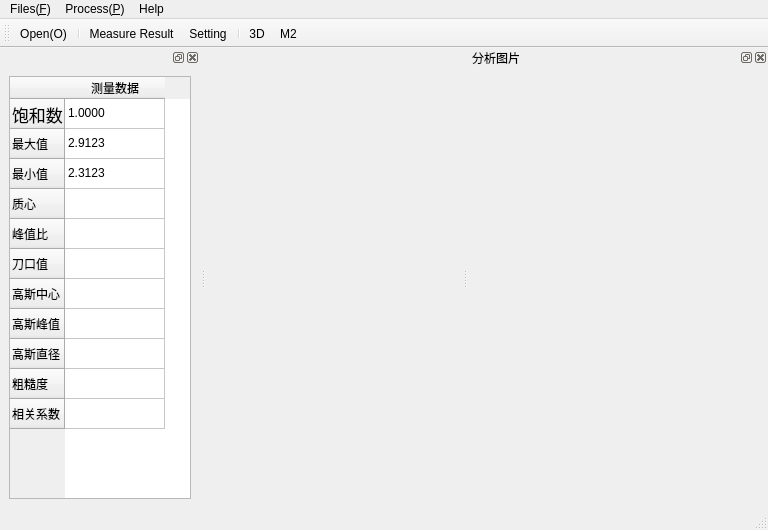
<?xml version="1.0" encoding="UTF-8"?>
<ui version="4.0">
 <class>MainWindow</class>
 <widget class="QMainWindow" name="MainWindow">
  <property name="geometry">
   <rect>
    <x>0</x>
    <y>0</y>
    <width>768</width>
    <height>530</height>
   </rect>
  </property>
  <property name="windowTitle">
   <string>光束质量检测 v0.0.1</string>
  </property>
  <widget class="QWidget" name="centralwidget"/>
  <widget class="QMenuBar" name="menubar">
   <property name="geometry">
    <rect>
     <x>0</x>
     <y>0</y>
     <width>768</width>
     <height>21</height>
    </rect>
   </property>
   <widget class="QMenu" name="menuFiles_F">
    <property name="title">
     <string>Files(&amp;F)</string>
    </property>
    <addaction name="actionOpen_O"/>
   </widget>
   <widget class="QMenu" name="menuProcess_P">
    <property name="title">
     <string>Process(&amp;P)</string>
    </property>
    <addaction name="actionMeasure_Result"/>
    <addaction name="actionSetting"/>
    <addaction name="separator"/>
    <addaction name="action3D"/>
    <addaction name="actionM2"/>
   </widget>
   <widget class="QMenu" name="menuHelp">
    <property name="title">
     <string>Help</string>
    </property>
    <addaction name="actionVersion"/>
   </widget>
   <addaction name="menuFiles_F"/>
   <addaction name="menuProcess_P"/>
   <addaction name="menuHelp"/>
  </widget>
  <widget class="QStatusBar" name="statusBar"/>
  <widget class="QToolBar" name="toolBar">
   <property name="windowTitle">
    <string>toolBar</string>
   </property>
   <attribute name="toolBarArea">
    <enum>TopToolBarArea</enum>
   </attribute>
   <attribute name="toolBarBreak">
    <bool>false</bool>
   </attribute>
   <addaction name="actionOpen_O"/>
   <addaction name="separator"/>
   <addaction name="actionMeasure_Result"/>
   <addaction name="actionSetting"/>
   <addaction name="separator"/>
   <addaction name="action3D"/>
   <addaction name="actionM2"/>
  </widget>
  <widget class="QDockWidget" name="measureDock">
   <property name="maximumSize">
    <size>
     <width>200</width>
     <height>524287</height>
    </size>
   </property>
   <property name="autoFillBackground">
    <bool>false</bool>
   </property>
   <property name="allowedAreas">
    <set>Qt::LeftDockWidgetArea</set>
   </property>
   <attribute name="dockWidgetArea">
    <number>1</number>
   </attribute>
   <widget class="QWidget" name="measureDwContents">
    <layout class="QGridLayout" name="gridLayout">
     <item row="0" column="1">
      <widget class="QTableWidget" name="tableWidget">
       <row>
        <property name="text">
         <string>饱和数</string>
        </property>
        <property name="font">
         <font>
          <pointsize>13</pointsize>
         </font>
        </property>
       </row>
       <row>
        <property name="text">
         <string>最大值</string>
        </property>
       </row>
       <row>
        <property name="text">
         <string>最小值</string>
        </property>
       </row>
       <row>
        <property name="text">
         <string>质心</string>
        </property>
       </row>
       <row>
        <property name="text">
         <string>峰值比</string>
        </property>
       </row>
       <row>
        <property name="text">
         <string>刀口值</string>
        </property>
       </row>
       <row>
        <property name="text">
         <string>高斯中心</string>
        </property>
       </row>
       <row>
        <property name="text">
         <string>高斯峰值</string>
        </property>
       </row>
       <row>
        <property name="text">
         <string>高斯直径</string>
        </property>
       </row>
       <row>
        <property name="text">
         <string>粗糙度</string>
        </property>
       </row>
       <row>
        <property name="text">
         <string>相关系数</string>
        </property>
       </row>
       <column>
        <property name="text">
         <string>测量数据</string>
        </property>
       </column>
       <item row="0" column="0">
        <property name="text">
         <string>1.0000</string>
        </property>
       </item>
       <item row="1" column="0">
        <property name="text">
         <string>2.9123</string>
        </property>
       </item>
       <item row="2" column="0">
        <property name="text">
         <string>2.3123</string>
        </property>
       </item>
       <item row="3" column="0">
        <property name="text">
         <string/>
        </property>
       </item>
       <item row="4" column="0">
        <property name="text">
         <string/>
        </property>
       </item>
       <item row="5" column="0">
        <property name="text">
         <string/>
        </property>
       </item>
      </widget>
     </item>
    </layout>
   </widget>
  </widget>
  <widget class="QDockWidget" name="imageDock">
   <property name="minimumSize">
    <size>
     <width>300</width>
     <height>300</height>
    </size>
   </property>
   <property name="floating">
    <bool>true</bool>
   </property>
   <property name="allowedAreas">
    <set>Qt::NoDockWidgetArea</set>
   </property>
   <property name="windowTitle">
    <string>分析图片</string>
   </property>
   <attribute name="dockWidgetArea">
    <number>2</number>
   </attribute>
   <widget class="QWidget" name="imageDockContents">
    <layout class="QGridLayout" name="gridLayout_2">
     <item row="0" column="0">
      <widget class="QLabel" name="imageLabel">
       <property name="styleSheet">
        <string notr="true"/>
       </property>
       <property name="text">
        <string/>
       </property>
      </widget>
     </item>
    </layout>
   </widget>
  </widget>
  <action name="actionOpen_O">
   <property name="icon">
    <iconset>
     <normaloff>:/icons/statics/006HJgYYgy1fsd4oltwwsg3096096t9z.gif</normaloff>:/icons/statics/006HJgYYgy1fsd4oltwwsg3096096t9z.gif</iconset>
   </property>
   <property name="text">
    <string>Open(&amp;O)</string>
   </property>
   <property name="statusTip">
    <string>打开文件</string>
   </property>
   <property name="shortcut">
    <string>Meta+O</string>
   </property>
  </action>
  <action name="actionVersion">
   <property name="text">
    <string>Version</string>
   </property>
   <property name="toolTip">
    <string>Version</string>
   </property>
  </action>
  <action name="actionMeasure_Result">
   <property name="icon">
    <iconset>
     <normaloff>:/icons/statics/讲道理嘛.jpg</normaloff>:/icons/statics/讲道理嘛.jpg</iconset>
   </property>
   <property name="text">
    <string>Measure Result</string>
   </property>
   <property name="toolTip">
    <string>Measure Result</string>
   </property>
   <property name="statusTip">
    <string>测量结果</string>
   </property>
  </action>
  <action name="actionSetting">
   <property name="icon">
    <iconset>
     <normaloff>:/icons/statics/讲道理嘛.jpg</normaloff>:/icons/statics/讲道理嘛.jpg</iconset>
   </property>
   <property name="text">
    <string>Setting</string>
   </property>
   <property name="statusTip">
    <string>设置</string>
   </property>
  </action>
  <action name="action3D">
   <property name="icon">
    <iconset>
     <normaloff>:/icons/statics/怎么讲嘛.jpg</normaloff>:/icons/statics/怎么讲嘛.jpg</iconset>
   </property>
   <property name="text">
    <string>3D</string>
   </property>
   <property name="statusTip">
    <string>3D图</string>
   </property>
  </action>
  <action name="actionM2">
   <property name="icon">
    <iconset>
     <normaloff>:/icons/statics/怎么讲嘛.jpg</normaloff>:/icons/statics/怎么讲嘛.jpg</iconset>
   </property>
   <property name="text">
    <string>M2</string>
   </property>
   <property name="statusTip">
    <string>M2因子</string>
   </property>
  </action>
 </widget>
 <resources/>
 <connections/>
</ui>
